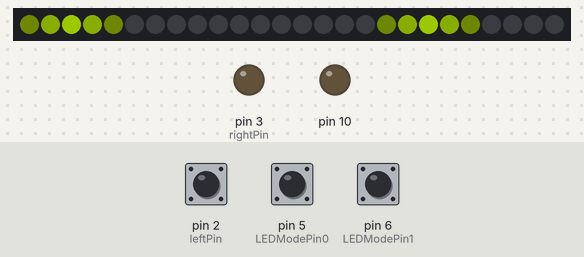
Bench run of a sketch on a simulated Arduino Nano, built with avr-gcc and run on an emulated ATmega328P. Shown: 26 RGB LEDs in strip order, left to right, output pins drawn as LEDs (lit = HIGH). The test bench sets the inputs (shaded band); at power-on: pin 6 (LEDModePin1) HIGH, pin 2 (leftPin) LOW, pin 5 (LEDModePin0) HIGH. Dim RGB values are drawn brighter than linear; pins used as bus, display or sensor lines are not drawn; what the sketch prints to the serial monitor is not drawn.

Above: at 1.25 s.
1.3 s: pin 6 (LEDModePin1) pulled LOW for 0.15 s
At 1.42 s:
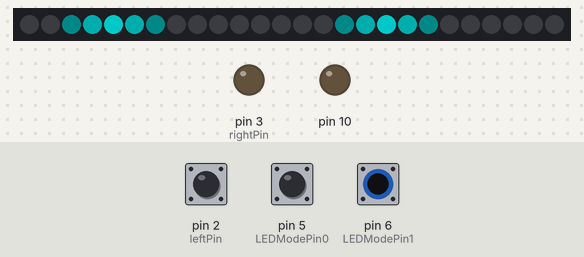
2.0 s: pin 6 (LEDModePin1) pulled LOW for 0.15 s
At 2.31 s:
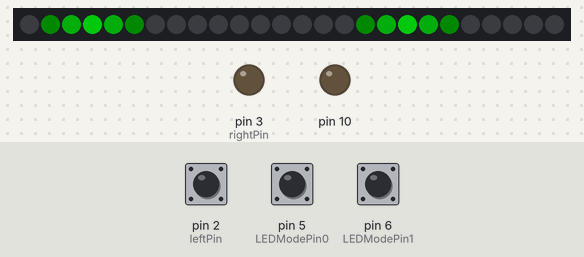
2.7 s: pin 6 (LEDModePin1) pulled LOW for 1 s
At 4.17 s:
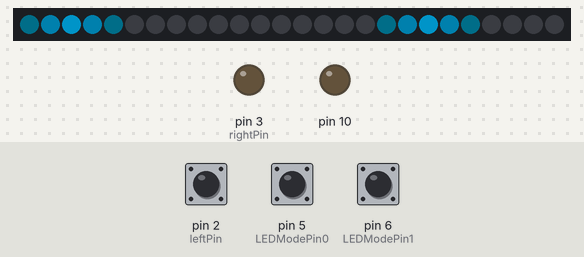
4.3 s: pin 6 (LEDModePin1) pulled LOW for 0.15 s
At 4.62 s:
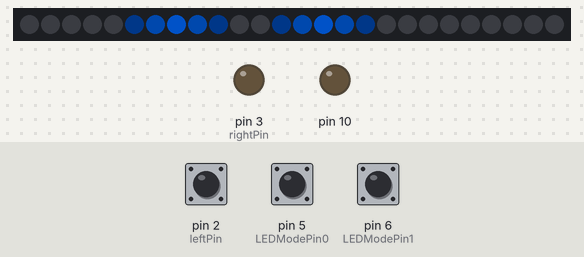
5.0 s: pin 6 (LEDModePin1) pulled LOW for 1 s
At 6.21 s:
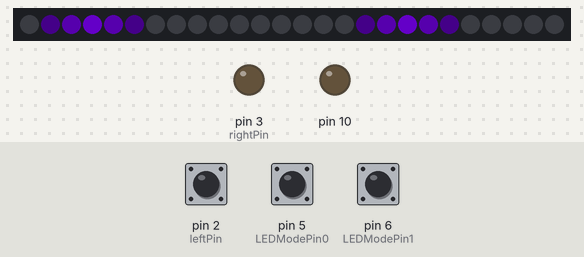
6.6 s: pin 6 (LEDModePin1) pulled LOW for 0.15 s
At 6.92 s:
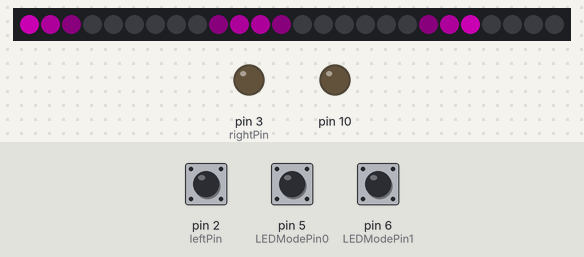

Measured:
- after the input at 1.3 s, the LEDs: first differ from a run without the input after 0.12 s (image 1)
- after the input at 2.0 s, the LEDs: first differ from a run without the input after 0.13 s (image 2 shows a later state)
- after the input at 4.3 s, the LEDs: first differ from a run without the input after 0.13 s (image 4 shows a later state)
- after the input at 5.0 s, the LEDs: first differ from a run without the input after 0.14 s (image 5 shows a later state)

The sketch:

encoder.ino
```cpp
#include <SPI.h>
#include "JY901.h"
#include "Adafruit_NeoPixel.h"    //引入头文件
#ifdef __AVR__
 #include <avr/power.h> =-
#endif

float angle = 0;

#define ENCODER_LEFT   2 // 编码器左引脚
#define ENCODER_RIGHT  3 // 编码器右引脚
#define LED_PIN    4     //定义信号输出引脚
#define LED_COUNT 26     //定义LED灯个数
#define ADD true
#define SUB false
#define LEDModePin0 5
#define LEDModePin1 6     // 译码法选择灯带显示模式
uint8_t mode = 0;         // 灯带状态
boolean stat1 = true;     //呼吸状态反转标志
int val = 130;            //呼吸亮度变量
int color;            //色彩改变变量
int count = 0;            // 控制尾灯熄灭时长的计数变量，不用改
int lightNumber = 22;            // 灯珠数量
int leftStartLight = 0;          // 左侧灯珠的起始位置
int rightStartLight = 21;        // 右侧灯珠的起始位置
int leftEndLight = 10;           // 左侧灯珠的结束位置
int rightEndLight = 11;          // 右侧灯珠的结束位置
int leftMainLight = 0;           // 流水灯的主灯位置（左）
int rightMainLight = 21;         // 流水灯的主灯位置（右）
int sideBrightness = 100;        // 侧灯的最大亮度
int tailGroup[] = {11, 12};// 尾灯的灯珠位置
int tailNumber = 0;              // 尾灯数量
Adafruit_NeoPixel strip(LED_COUNT, LED_PIN, NEO_GRB + NEO_KHZ800);//创建灯条对象
uint32_t hsvcolor = strip.ColorHSV(0*256,255, val); //控制颜色

#define BYTE0(dwTemp)       ( *( (char *)(&dwTemp)    ) )
#define BYTE1(dwTemp)       ( *( (char *)(&dwTemp) + 1) )
#define BYTE2(dwTemp)       ( *( (char *)(&dwTemp) + 2) )
#define BYTE3(dwTemp)       ( *( (char *)(&dwTemp) + 3) )

#define leftPin 2                       // 编码器所在中断引脚
#define rightPin 3

uint8_t data_to_send[10]={0};           // 数据流
volatile int EvenCheckLeft = 0;         // 偶检验变量
volatile int EvenCheckRight = 0;
long int cc = 0;                        // 记录整个路程，最后采用这个数据


// 函数列表：
void setLightMode();
void counter();
void get_angle();
void fadeinout(int colorTemp, int patial = 5);
void forword(int sideColor);
void backword(int sideColor);
void tail(int sideColor);


void setup (void)
{
  // 开始串口通讯
  //注意：此串口与SPI通信没有任何关系，只是为了程序演示输出SPI接收到的字节。
  Serial.begin(115200);
  strip.begin();
  strip.show();
  pinMode(leftPin, INPUT);
  pinMode(rightPin, OUTPUT);
  pinMode(LEDModePin0, INPUT);
  pinMode(LEDModePin1, INPUT);
  digitalWrite(SS, HIGH);    // SS - pin 10
  digitalWrite(MISO, INPUT);
  digitalWrite(MOSI, OUTPUT);
  SPI.begin ();              // SPI通讯初始化配置
  SPI.setClockDivider(SPI_CLOCK_DIV8);
  attachInterrupt(0, counter, CHANGE);
}


void loop (void)
{
  setLightMode();
  digitalWrite(SS, LOW);    // SS - pin 10
  // 循环发送字节，实现字符串的发送
  for(int i = 0; i < 20; i ++){
      get_angle();
      Send_Data(cc, angle);
      delay(4);
  }
  // 复位从机
  // digitalWrite(SS, HIGH);    // SS - pin 10
  Serial.print("angle: ");
  Serial.println(angle);
  Serial.print("cc: ");
  Serial.println(cc);

  if(mode == 0){
      fadeinout(127);
      hsvcolor = strip.ColorHSV(0*256, 255, val);
      for(int i = 0; i < tailNumber; i ++){
      strip.setPixelColor(tailGroup[i], hsvcolor);
      }
  }
  else if(mode == 1){
    forword(128);
    tail(0);
  }
  else if(mode == 2){
    fadeinout(0, 20);
  }
  else{
    forword(color);
    tail(0);
    color += 3;
  }
}


void setLightMode(){
  int a = digitalRead(LEDModePin0);
  int b = digitalRead(LEDModePin1);
  if(a == 0 && b == 0)
    mode = 0;
  else if(a == 1 && b == 0)
    mode = 1;
  else if(a == 0 && b == 1)
    mode = 2;
  else if(a == 1 && b == 1)
    mode = 3;
}


void Send_Data(long int a, float b)
{
  // 一次发送两个字节的数据，分别为左右轮所行进的长度。
  uint8_t cnt=0;
  data_to_send[cnt++]=0xAA;
  data_to_send[cnt++]=BYTE3(a);
  data_to_send[cnt++]=BYTE2(a);
  data_to_send[cnt++]=BYTE1(a);
  data_to_send[cnt++]=BYTE0(a);
  data_to_send[cnt++]=BYTE3(b);
  data_to_send[cnt++]=BYTE2(b);
  data_to_send[cnt++]=BYTE1(b);
  data_to_send[cnt++]=BYTE0(b);
  data_to_send[cnt++]=0xDD;
  for(int i=0;i<cnt;i++)
  {
    SPI.transfer(data_to_send[i]);
    Serial.write(data_to_send[i]);
  }
}


void counter(){
  if(EvenCheckLeft == 0){
    cc ++;
    EvenCheckLeft = 1 - EvenCheckLeft;
  }
  else
    EvenCheckLeft = 1 - EvenCheckLeft;

}


void get_angle(void)
{
  while(Serial.available())
  {
    JY901.CopeSerialData(Serial.read());
  }
  angle = (float)JY901.stcAngle.Angle[2] / 32768 * 180 + 180;
}


void fadeinout(int colorTemp, int patial = 5){
  Serial.println(val);
  for(int i=-1; i<lightNumber; i++){
      uint32_t hsvcolor_ = strip.ColorHSV(colorTemp*256, 255, val);
      strip.setPixelColor(i, hsvcolor_);
  }
  Serial.println(colorTemp);
  if(val >= 140)
    stat1 = SUB;
  if(val <= patial + 1)
    stat1 = ADD;

  strip.show();
  //delay(20);
  if(stat1==SUB) val -= patial;
  else if(stat1==ADD) val += patial;
}


void forword(int sideColor){
  for(int i=-1;i<26;i++){
      hsvcolor = strip.ColorHSV(sideColor*256, 255, 0);
      strip.setPixelColor(i, hsvcolor);
  }
  for(int i = leftStartLight; i != leftEndLight + 1; i ++){
    if(abs(i-leftMainLight) == 2 || abs(i - leftEndLight + leftStartLight - 1 - leftMainLight) == 2 || abs(i + leftEndLight - leftStartLight + 1 - leftMainLight) == 2){
      hsvcolor = strip.ColorHSV(sideColor*256, 255, 0.1 * sideBrightness);
      strip.setPixelColor(i, hsvcolor);
    }
    if(abs(i-leftMainLight) == 1 || abs(i - leftEndLight + leftStartLight - 1 - leftMainLight) == 1 || abs(i + leftEndLight - leftStartLight + 1 - leftMainLight) == 1){
      hsvcolor = strip.ColorHSV(sideColor*256, 255, 0.5 * sideBrightness);
      strip.setPixelColor(i, hsvcolor);
    }
    if(i == leftMainLight){
      hsvcolor = strip.ColorHSV(sideColor*256, 255, sideBrightness);
      strip.setPixelColor(i, hsvcolor);
    }
  }
  leftMainLight ++;
  if(leftMainLight > leftEndLight)
    leftMainLight = leftStartLight;
  for(int i = rightEndLight; i != rightStartLight + 1; i ++){
    if(abs(i-rightMainLight) == 2 || abs(i - rightEndLight + rightStartLight + 1 - rightMainLight) == 2 || abs(i + rightEndLight - rightStartLight - 1 - rightMainLight) == 2){
      hsvcolor = strip.ColorHSV(sideColor*256, 255, 0.1 * sideBrightness);
      strip.setPixelColor(i, hsvcolor);
    }
    if(abs(i-rightMainLight) == 1 || abs(i - rightEndLight + rightStartLight + 1 - rightMainLight) == 1 || abs(i + rightEndLight - rightStartLight - 1 - rightMainLight) == 1){
      hsvcolor = strip.ColorHSV(sideColor*256, 255, 0.5 * sideBrightness);
      strip.setPixelColor(i, hsvcolor);
    }
    if(i == rightMainLight){
      hsvcolor = strip.ColorHSV(sideColor*256, 255, sideBrightness);
      strip.setPixelColor(i, hsvcolor);
    }
  }
  rightMainLight --;
  if(rightMainLight < rightEndLight)
    rightMainLight = rightStartLight;
    color += 1;
    if(color>255)
      color -= 255;
  strip.show();
}


void backword(int sideColor){
  for(int i=-1;i<26;i++){
      hsvcolor = strip.ColorHSV(sideColor*256, 255, 0);
      strip.setPixelColor(i, hsvcolor);
  }
  for(int i = leftStartLight; i != leftEndLight + 1; i ++){
    if(abs(i-leftMainLight) == 2 || abs(i - leftEndLight + leftStartLight - 1 - leftMainLight) == 2 || abs(i + leftEndLight - leftStartLight + 1 - leftMainLight) == 2){
      hsvcolor = strip.ColorHSV(sideColor*256, 255, 0.1 * sideBrightness);
      strip.setPixelColor(i, hsvcolor);
    }
    if(abs(i-leftMainLight) == 1 || abs(i - leftEndLight + leftStartLight - 1 - leftMainLight) == 1 || abs(i + leftEndLight - leftStartLight + 1 - leftMainLight) == 1){
      hsvcolor = strip.ColorHSV(sideColor*256, 255, 0.5 * sideBrightness);
      strip.setPixelColor(i, hsvcolor);
    }
    if(i == leftMainLight){
      hsvcolor = strip.ColorHSV(sideColor*256, 255, sideBrightness);
      strip.setPixelColor(i, hsvcolor);
    }
  }
  leftMainLight --;
  if(leftMainLight < leftStartLight)
    leftMainLight = leftEndLight;

  for(int i = rightEndLight; i != rightStartLight + 1; i ++){
    if(abs(i-rightMainLight) == 2 || abs(i - rightEndLight + rightStartLight + 1 - rightMainLight) == 2 || abs(i + rightEndLight - rightStartLight - 1 - rightMainLight) == 2){
      hsvcolor = strip.ColorHSV(sideColor*256, 255, 0.1 * sideBrightness);
      strip.setPixelColor(i, hsvcolor);
    }
    if(abs(i-rightMainLight) == 1 || abs(i - rightEndLight + rightStartLight + 1 - rightMainLight) == 1 || abs(i + rightEndLight - rightStartLight - 1 - rightMainLight) == 1){
      hsvcolor = strip.ColorHSV(sideColor*256, 255, 0.5 * sideBrightness);
      strip.setPixelColor(i, hsvcolor);
    }
    if(i == rightMainLight){
      hsvcolor = strip.ColorHSV(sideColor*256, 255, sideBrightness);
      strip.setPixelColor(i, hsvcolor);
    }
  }
  rightMainLight ++;
  if(rightMainLight > rightStartLight)
    rightMainLight = rightEndLight;
    color += 1;
    if(color>255)
      color -= 255;
  strip.show();
}


void tail(int sideColor){
  hsvcolor = strip.ColorHSV(sideColor*256, 255, val);
  for(int i = 0; i < tailNumber; i ++){
    strip.setPixelColor(tailGroup[i], hsvcolor);
  }
  if(val>=150)
    stat1 = SUB;
  if(count > 3){
    stat1 = ADD;
    count = 0;
  }
  else if(val<=12){
    count ++;
    strip.show();
    return;
  }


  strip.show();
  //delay(20);
  if(stat1==SUB) val -= 5;
  else if(stat1==ADD) val += 5;
}
```

JY901.cpp
```cpp
#include "JY901.h"
#include "string.h"

CJY901 ::CJY901 ()
{
	ucDevAddr =0x50;
}
void CJY901::StartIIC()
{
	ucDevAddr = 0x50;
	Wire.begin();
}
void CJY901::StartIIC(unsigned char ucAddr)
{
	ucDevAddr = ucAddr;
	Wire.begin();
}
void CJY901 ::CopeSerialData(unsigned char ucData)
{
	static unsigned char ucRxBuffer[250];
	static unsigned char ucRxCnt = 0;

	ucRxBuffer[ucRxCnt++]=ucData;
	if (ucRxBuffer[0]!=0x55)
	{
		ucRxCnt=0;
		return;
	}
	if (ucRxCnt<11) {return;}
	else
	{
		switch(ucRxBuffer[1])
		{
			case 0x50:	memcpy(&stcTime,&ucRxBuffer[2],8);break;
			case 0x51:	memcpy(&stcAcc,&ucRxBuffer[2],8);break;
			case 0x52:	memcpy(&stcGyro,&ucRxBuffer[2],8);break;
			case 0x53:	memcpy(&stcAngle,&ucRxBuffer[2],8);break;
			case 0x54:	memcpy(&stcMag,&ucRxBuffer[2],8);break;
			case 0x55:	memcpy(&stcDStatus,&ucRxBuffer[2],8);break;
			case 0x56:	memcpy(&stcPress,&ucRxBuffer[2],8);break;
			case 0x57:	memcpy(&stcLonLat,&ucRxBuffer[2],8);break;
			case 0x58:	memcpy(&stcGPSV,&ucRxBuffer[2],8);break;
		}
		ucRxCnt=0;
	}
}
void CJY901::readRegisters(unsigned char deviceAddr,unsigned char addressToRead, unsigned char bytesToRead, char * dest)
{
  Wire.beginTransmission(deviceAddr);
  Wire.write(addressToRead);
  Wire.endTransmission(false); //endTransmission but keep the connection active

  Wire.requestFrom(deviceAddr, bytesToRead); //Ask for bytes, once done, bus is released by default

  while(Wire.available() < bytesToRead); //Hang out until we get the # of bytes we expect

  for(int x = 0 ; x < bytesToRead ; x++)
    dest[x] = Wire.read();
}
void CJY901::writeRegister(unsigned char deviceAddr,unsigned char addressToWrite,unsigned char bytesToRead, char *dataToWrite)
{
  Wire.beginTransmission(deviceAddr);
  Wire.write(addressToWrite);
  for(int i = 0 ; i < bytesToRead ; i++)
  Wire.write(dataToWrite[i]);
  Wire.endTransmission(); //Stop transmitting
}

short CJY901::ReadWord(unsigned char ucAddr)
{
	short sResult;
	readRegisters(ucDevAddr, ucAddr, 2, (char *)&sResult);
	return sResult;
}
void CJY901::WriteWord(unsigned char ucAddr,short sData)
{
	writeRegister(ucDevAddr, ucAddr, 2, (char *)&sData);
}
void CJY901::ReadData(unsigned char ucAddr,unsigned char ucLength,char chrData[])
{
	readRegisters(ucDevAddr, ucAddr, ucLength, chrData);
}

void CJY901::GetTime()
{
	readRegisters(ucDevAddr, 0x30, 8, (char*)&stcTime);
}
void CJY901::GetAcc()
{
	readRegisters(ucDevAddr, AX, 6, (char *)&stcAcc);
}
void CJY901::GetGyro()
{
	readRegisters(ucDevAddr, GX, 6, (char *)&stcGyro);
}

void CJY901::GetAngle()
{
	readRegisters(ucDevAddr, Roll, 6, (char *)&stcAngle);
}
void CJY901::GetMag()
{
	readRegisters(ucDevAddr, HX, 6, (char *)&stcMag);
}
void CJY901::GetPress()
{
	readRegisters(ucDevAddr, PressureL, 8, (char *)&stcPress);
}
void CJY901::GetDStatus()
{
	readRegisters(ucDevAddr, D0Status, 8, (char *)&stcDStatus);
}
void CJY901::GetLonLat()
{
	readRegisters(ucDevAddr, LonL, 8, (char *)&stcLonLat);
}
void CJY901::GetGPSV()
{
	readRegisters(ucDevAddr, GPSHeight, 8, (char *)&stcGPSV);
}
CJY901 JY901 = CJY901();
```

JY901.h
```cpp
#ifndef JY901_h
#define JY901_h

#define SAVE 			0x00
#define CALSW 		0x01
#define RSW 			0x02
#define RRATE			0x03
#define BAUD 			0x04
#define AXOFFSET	0x05
#define AYOFFSET	0x06
#define AZOFFSET	0x07
#define GXOFFSET	0x08
#define GYOFFSET	0x09
#define GZOFFSET	0x0a
#define HXOFFSET	0x0b
#define HYOFFSET	0x0c
#define HZOFFSET	0x0d
#define D0MODE		0x0e
#define D1MODE		0x0f
#define D2MODE		0x10
#define D3MODE		0x11
#define D0PWMH		0x12
#define D1PWMH		0x13
#define D2PWMH		0x14
#define D3PWMH		0x15
#define D0PWMT		0x16
#define D1PWMT		0x17
#define D2PWMT		0x18
#define D3PWMT		0x19
#define IICADDR		0x1a
#define LEDOFF 		0x1b
#define GPSBAUD		0x1c

#define YYMM				0x30
#define DDHH				0x31
#define MMSS				0x32
#define MS					0x33
#define AX					0x34
#define AY					0x35
#define AZ					0x36
#define GX					0x37
#define GY					0x38
#define GZ					0x39
#define HX					0x3a
#define HY					0x3b
#define HZ					0x3c
#define Roll				0x3d
#define Pitch				0x3e
#define Yaw					0x3f
#define TEMP				0x40
#define D0Status		0x41
#define D1Status		0x42
#define D2Status		0x43
#define D3Status		0x44
#define PressureL		0x45
#define PressureH		0x46
#define HeightL			0x47
#define HeightH			0x48
#define LonL				0x49
#define LonH				0x4a
#define LatL				0x4b
#define LatH				0x4c
#define GPSHeight   0x4d
#define GPSYAW      0x4e
#define GPSVL				0x4f
#define GPSVH				0x50

#define DIO_MODE_AIN 0
#define DIO_MODE_DIN 1
#define DIO_MODE_DOH 2
#define DIO_MODE_DOL 3
#define DIO_MODE_DOPWM 4
#define DIO_MODE_GPS 5

struct STime
{
	unsigned char ucYear;
	unsigned char ucMonth;
	unsigned char ucDay;
	unsigned char ucHour;
	unsigned char ucMinute;
	unsigned char ucSecond;
	unsigned short usMiliSecond;
};
struct SAcc
{
	short a[3];
	short T;
};
struct SGyro
{
	short w[3];
	short T;
};
struct SAngle
{
	short Angle[3];
	short T;
};
struct SMag
{
	short h[3];
	short T;
};

struct SDStatus
{
	short sDStatus[4];
};

struct SPress
{
	long lPressure;
	long lAltitude;
};

struct SLonLat
{
	long lLon;
	long lLat;
};

struct SGPSV
{
	short sGPSHeight;
	short sGPSYaw;
	long lGPSVelocity;
};
class CJY901
{
  public:
	struct STime		stcTime;
	struct SAcc 		stcAcc;
	struct SGyro 		stcGyro;
	struct SAngle 		stcAngle;
	struct SMag 		stcMag;
	struct SDStatus 	stcDStatus;
	struct SPress 		stcPress;
	struct SLonLat 		stcLonLat;
	struct SGPSV 		stcGPSV;

    CJY901 ();
	void StartIIC();
	void StartIIC(unsigned char ucAddr);
    void CopeSerialData(unsigned char ucData);
	short ReadWord(unsigned char ucAddr);
	void WriteWord(unsigned char ucAddr,short sData);
	void ReadData(unsigned char ucAddr,unsigned char ucLength,char chrData[]);
	void GetTime();
	void GetAcc();
	void GetGyro();
	void GetAngle();
	void GetMag();
	void GetPress();
	void GetDStatus();
	void GetLonLat();
	void GetGPSV();

  private:
	unsigned char ucDevAddr;
	void readRegisters(unsigned char deviceAddr,unsigned char addressToRead, unsigned char bytesToRead, char * dest);
	void writeRegister(unsigned char deviceAddr,unsigned char addressToWrite,unsigned char bytesToRead, char *dataToWrite);
};
extern CJY901 JY901;
#include <Wire.h>
#endif
```
